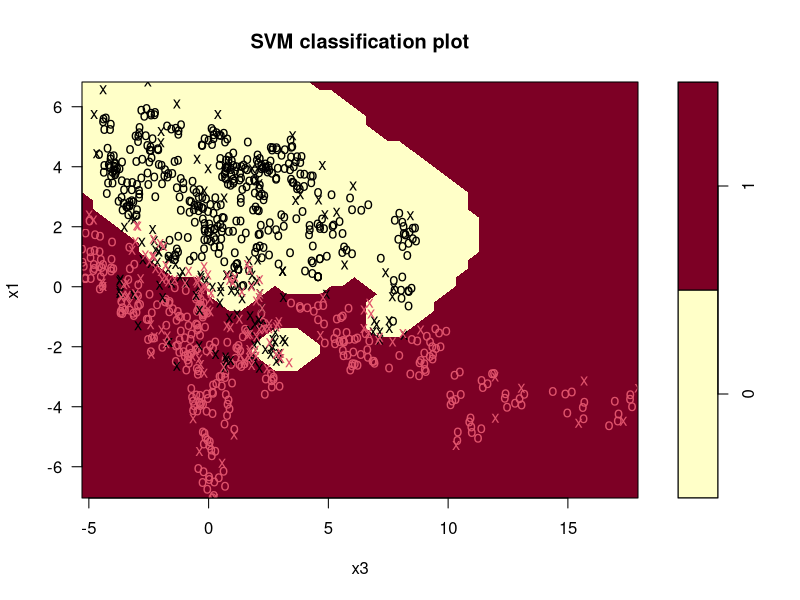

Write R code to recreate this figure.
library(e1071)

bank_train = read.csv('BankTrain.csv')

y = bank_train$y
x1 = bank_train$x1
x3 = bank_train$x3

dat = data.frame(x1, x3, y = as.factor(y))

set.seed(001)
tune.out = tune(svm, y~., data = dat, kernel = 'radial',
                ranges = list(cost = c(0.1, 1, 10, 100, 1000),
                              gamma=c(0.5, 1, 2, 3, 4)))
summary(tune.out)

svmfit = svm(y~., data = dat, kernel = 'radial',
             cost = 10, gamma = 4)
summary(svmfit)
plot(svmfit, dat, main = 'SVM classification
     with the radial kernel, cost = 10 and gamma = 4')

bank_test = read.csv('BankTest.csv')

y = bank_test$y
x1 = bank_test$x1
x3 = bank_test$x3

dat = data.frame(x1, x3, y = as.factor(y))

table(true = dat[, 'y'],
      pred = predict(tune.out$best.mode, newdata = dat))